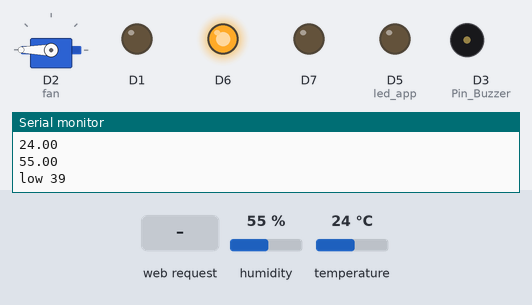
Simulated run of this sketch. Board: ESP8266 (NodeMCU). Parts: servo, output pins drawn as LEDs (lit = HIGH), buzzer (waves = sounding, pin HIGH), the last lines printed to the serial monitor. The test bench sets the inputs (shaded band); at power-on: temperature 24 °C, humidity 55 %. WiFi joins after 1.5 s; servers stay silent unless stated; pins used as bus, display or sensor lines are not drawn.

Above: at 2.8 s.
2.9 s: HTTP request GET /RLN received
At 4.1 s:
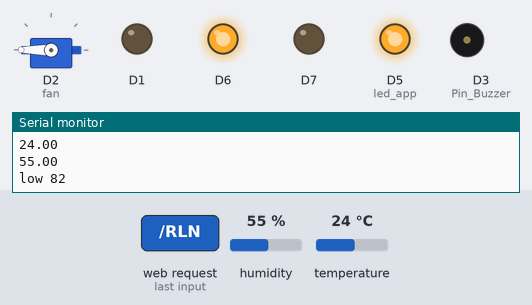
4.4 s: HTTP request GET /DF received
At 4.7 s:
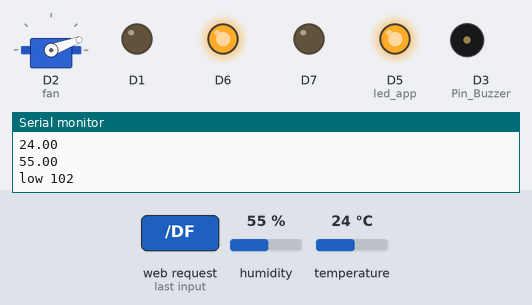
5.9 s: HTTP request GET /RLF received
At 6.2 s:
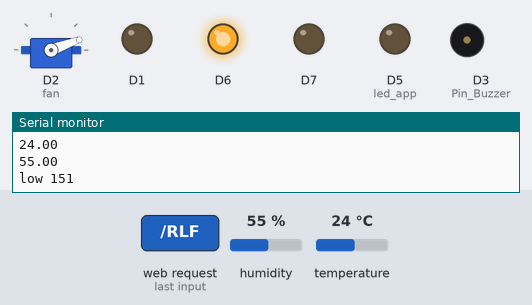
7.4 s: temperature set to 29.1 °C
8.9 s: temperature set to 30.6 °C
10.4 s: HTTP request GET /DC received
At 10.9 s:
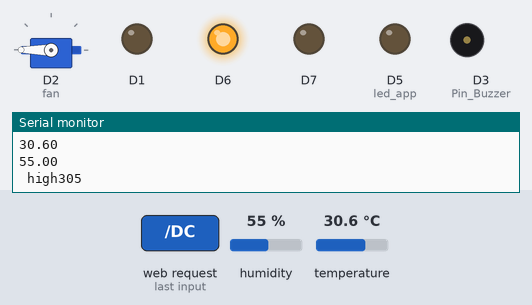
Timing chart, 0 to 12.9 s (numbered marks = the images above; inputs shaded):
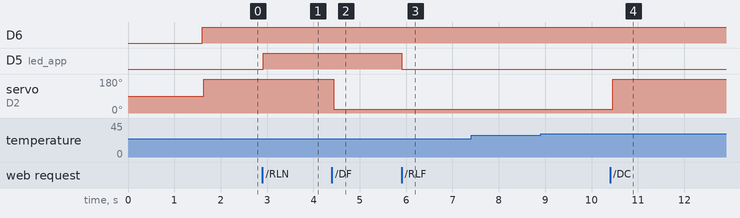

Measured:
- after the input at 2.9 s, D5 (led_app): LOW → HIGH at once
- after the input at 4.4 s, servo on D2 (fan): 180° → 20° at once
- after the input at 5.9 s, D5 (led_app): HIGH → LOW at once
- after the input at 10.4 s, servo on D2 (fan): 20° → 180° after 0.06 s

The sketch:

Domotique.ino
```cpp
//Our libraries whoaaa :o
#include <ThingSpeak.h>
#include <DHTesp.h>
#include <ESP8266WiFi.h>
#include <Servo.h>
DHTesp dht;
Servo myservo ;
WiFiClient Leila;
IPAddress ip(192, 168, 43, 7);
WiFiServer server(80);// 80 porte pour l'http

unsigned long id =487575;
const char* APIt="PGRBOCDZHP52MFAT";

int count;
int count2;
int System;
int i;
int fan=D2;
int door;
int led_app=D5;
int gled;
int b=0;
int Pin_Buzzer = D3;
int movement=0 ;
int Echo_Ultra = D10;
int Trig_Ultra= D11;
int Led_Red = D15 ;  //led blue dans notre maquette
int Led_Green = D12;
long duree_Ultra ;
float distance_Ultra ;
char ssid[] = "sosn";
char pass[] = "sosen123";

void setup() {
  //DHT tool has a special case , so it has to be declared in the setup
    dht.setup(D8);

Serial.begin(115200);
   WiFi.begin(ssid, pass);
    while(WiFi.status()!= WL_CONNECTED)
    {
        delay(200);
        Serial.print(".");
    }
    Serial.println("Connected");
    Serial.println (WiFi.localIP ());


        pinMode(fan,OUTPUT);

    pinMode(Trig_Ultra,OUTPUT);
    pinMode(Echo_Ultra,INPUT);
    pinMode(Led_Red,OUTPUT);
    pinMode(led_app,OUTPUT);
    pinMode(Led_Green,OUTPUT);
    pinMode(Pin_Buzzer,OUTPUT);
     myservo.attach(D14);

ThingSpeak.begin(Leila);
 server.begin();
 count=0;
  count2=0;
 i=0;

}

void loop() {

 WiFiClient client = server.available();   // listen for incoming clients

  if (client) {                             // if you get a client,

    String currentLine = "";                // make a String to hold incoming data from the client
    while (client.connected()) {            // loop while the client's connected
      if (client.available()) {             // if there's bytes to read from the client,
        char c = client.read();             // read a byte, then
       //Serial.write(c);                    // print it out the serial monitor
      if (c == '\n') {                    // if the byte is a newline character
         if (currentLine.length() == 0) {
            break;
          }
          else {      // if you got a newline, then clear currentLine:
            currentLine = "";
          }
        }
        else
        if (c != '\r') {    // if you got anything else but a carriage return character,
          currentLine += c;      // add it to the end of the currentLine
        }

        // Check to see if the client request was "GET /SN" or "GET /SF":
        if (currentLine.endsWith("GET /SN")) {
                System= 1;
        }

        if (currentLine.endsWith("GET /SF")) {
                 System=0;
        }


          if (currentLine.endsWith("GET /RLN")) {
               digitalWrite( led_app,HIGH);
        }

        if (currentLine.endsWith("GET /RLF")) {
                                digitalWrite( led_app,LOW);


          }
        if (currentLine.endsWith("GET /DF")) {
                door= 1;
        }

        if (currentLine.endsWith("GET /DC")) {
                 door=0;
        }

        if (currentLine.endsWith("GET /FAN")){
                               digitalWrite(fan,HIGH);
                                          Serial.println("mmmm");
                                i=1;
        }
         if (currentLine.endsWith("GET /FAF")){
                                       Serial.println("naas");
                                           i = 0;


        }

      }}

    // close the connection:
    client.stop();

  }
 if (System==1){


//Ultrasonic's coding
  digitalWrite(Trig_Ultra,LOW);
  delayMicroseconds(5);
  digitalWrite(Trig_Ultra,HIGH);
  delayMicroseconds(5);
  digitalWrite(Trig_Ultra,LOW);
  duree_Ultra = pulseIn(Echo_Ultra,HIGH);

  //Distance
  distance_Ultra = (duree_Ultra*0.034)/2;
  Serial.println("Our distance is <we already know it> ");
  Serial.print(distance_Ultra);
  Serial.println(" cm");


  count2=0;

 if (distance_Ultra > 11) {
                              movement=0;


                      }

                    else  { movement=1;
                         b=1;
                        digitalWrite(Led_Green,LOW);
                        digitalWrite(Led_Red,HIGH);
                        digitalWrite(Pin_Buzzer,HIGH);


                        }
       delay(30);
                       count++;
                         delay(20);

                       if (count==250){
                        ThingSpeak.setField(3,b);
                        ThingSpeak.writeFields(id,APIt);
                        count=0;
                        Serial.print("Leila");
                      }

     if (b==1) {
                          digitalWrite(Led_Green,LOW);
                          digitalWrite(Led_Red,HIGH);
                        }

 }

 else if (System==0){
    b=0;
    count=0;

    movement=0;
  //noTone(Pin_Buzzer);
   digitalWrite(Pin_Buzzer,LOW);

  digitalWrite(Led_Red,LOW);
  digitalWrite(Led_Green,HIGH);
  float t =dht.getTemperature();
  float h =dht.getHumidity();
  Serial.println(t);
  Serial.println(h);
  if (i==0){
  if (t>=30){
    digitalWrite(fan,HIGH);
    Serial.print(" high");
  }
  else {
    digitalWrite(fan,LOW);
    Serial.print("low ");
  }
  }


  count2++;
  Serial.println(count2);

  delay(20);

                         if (count2==1000){

  ThingSpeak.setField(1,t);
  ThingSpeak.setField(2,h);
  ThingSpeak.setField(3,movement);
  ThingSpeak.writeFields(id,APIt);
                          count2=0;

                         }
 }

 if (door==1){
  myservo.write(20);
  }
 if (door==0){
   myservo.write(180);
 }
 }
```
